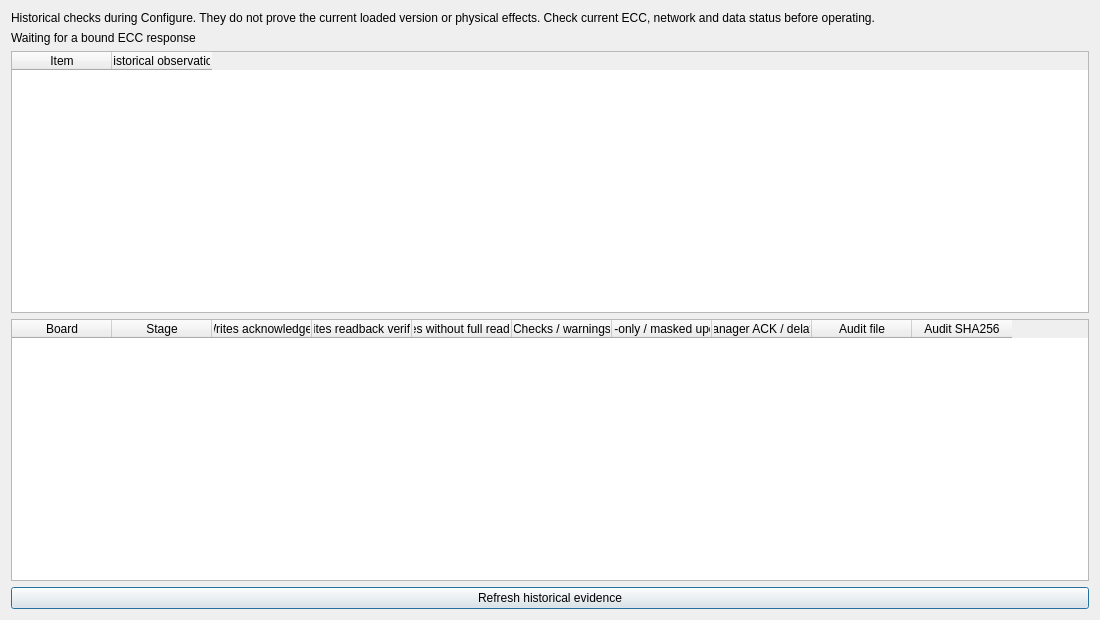
<?xml version="1.0" encoding="UTF-8"?>
<ui version="4.0">
 <class>ConfigurationReadbackWindow</class>
 <widget class="QDialog" name="ConfigurationReadbackWindow">
  <property name="geometry"><rect><x>0</x><y>0</y><width>1100</width><height>620</height></rect></property>
  <property name="windowTitle"><string>Configure register readbacks</string></property>
  <layout class="QVBoxLayout" name="verticalLayout">
   <item><widget class="QLabel" name="ReadbackScope"><property name="text"><string>Historical checks during Configure. They do not prove the current loaded version or physical effects. Check current ECC, network and data status before operating.</string></property><property name="wordWrap"><bool>true</bool></property></widget></item>
   <item><widget class="QLabel" name="ReadbackObservation"><property name="text"><string>Waiting for a bound ECC response</string></property><property name="wordWrap"><bool>true</bool></property><property name="textFormat"><enum>Qt::PlainText</enum></property></widget></item>
   <item><widget class="QTableWidget" name="ReadbackSummary"><property name="editTriggers"><set>QAbstractItemView::NoEditTriggers</set></property><property name="columnCount"><number>2</number></property><column><property name="text"><string>Item</string></property></column><column><property name="text"><string>Historical observation</string></property></column></widget></item>
   <item><widget class="QTableWidget" name="ReadbackHardware"><property name="editTriggers"><set>QAbstractItemView::NoEditTriggers</set></property><property name="columnCount"><number>10</number></property>
    <column><property name="text"><string>Board</string></property></column>
    <column><property name="text"><string>Stage</string></property></column>
    <column><property name="text"><string>Writes acknowledged</string></property></column>
    <column><property name="text"><string>Writes readback verified</string></property></column>
    <column><property name="text"><string>Writes without full readback</string></property></column>
    <column><property name="text"><string>Checks / warnings</string></property></column>
    <column><property name="text"><string>Read-only / masked updates</string></property></column>
    <column><property name="text"><string>Manager ACK / delays</string></property></column>
    <column><property name="text"><string>Audit file</string></property></column>
    <column><property name="text"><string>Audit SHA256</string></property></column>
   </widget></item>
   <item><widget class="QPushButton" name="ReadbackRefresh"><property name="text"><string>Refresh historical evidence</string></property></widget></item>
  </layout>
 </widget>
 <resources/>
 <connections/>
</ui>
